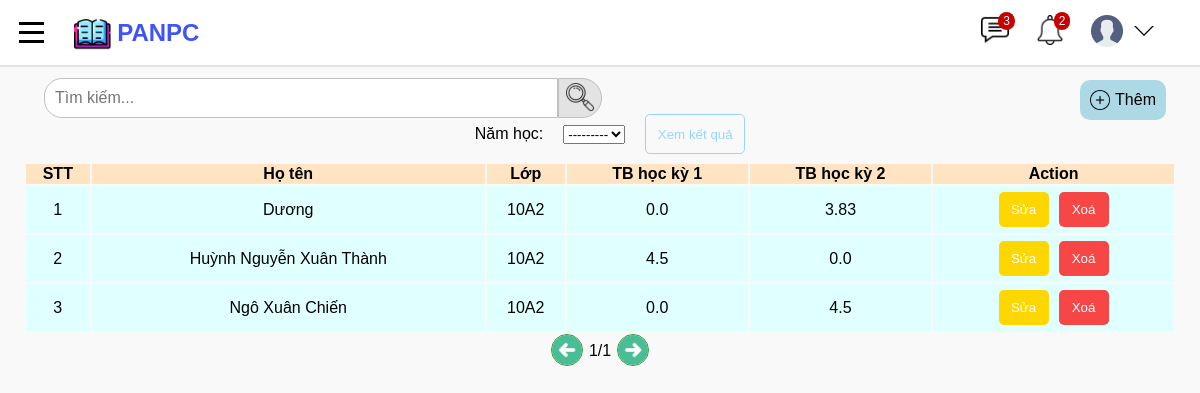
The app's page /list_student (signed in) with its own data.
### base/models.py (models this page shows, shortened)
class Student(models.Model):
    SEX_CATELOGY = [("1", "Nam"), ("0", "Nữ")]
    name = models.CharField(max_length=100)
    dateOfBirth = models.DateField(null=True)
    sex = models.CharField(default='1', choices=SEX_CATELOGY, max_length=1)
    address = models.TextField(max_length=200)
    email = models.EmailField(unique=True, null=True)
    classOfSchool = models.ForeignKey(
        ClassOfSchool, null=True, on_delete=models.CASCADE)

class ClassOfSchool(models.Model):
    classId = models.CharField(max_length=10, null=False, unique=False)
    max_number = models.IntegerField(null=False)
    year = models.ForeignKey(Age, null=False, on_delete=models.CASCADE)

### base/views.py (the view)
# urls.py: path('list_student', views.list_student, name="list_student"),
@ login_required(login_url='login')
def list_student(request):
    q = request.GET.get('q') if request.GET.get('q') != None else ''
    students = Student.objects.all().order_by('name')
    classFilter = ClassFilter(request.GET, queryset=students)
    students = classFilter.qs.order_by('name')
    stt = []
    listStudent = []
    avg1 = []
    avg2 = []
    students = students.filter(Q(name__icontains=q))
    year = request.GET.get('year')
    i = 0
    for st in students:
        i += 1
        listStudent.append(st)
        stt.append(i)
        tb1, tb2 = diemTrungBinhHocKy(st, year)
        avg1.append(tb1)
        avg2.append(tb2)
    students = zip(stt, listStudent, avg1, avg2)
    context = {
        'classFilter': classFilter,
        'students': students
    }
    return render(request, 'base/student.html', context=context)

### base/views.py (called while the page is built)
def diemTrungBinhMon(student, subject):
    avgMarks1 = avgMarks2 = 0
    for mark in Mark.objects.filter(student=student).filter(subjects__name=subject):
        if mark.semester_mark == '1':
            avgMarks1 = (mark.markFifteen + 2 *
                         mark.markOne + 3 * mark.markFinal) / 6
        else:
            avgMarks2 = (mark.markFifteen + 2 *
                         mark.markOne + 3 * mark.markFinal) / 6
    return avgMarks1, avgMarks2

def diemTrungBinhHocKy(student, year):
    if year == '' or year == None:
        subjects = Subject.objects.all()
    else:
        subjects = Subject.objects.filter(year__year=year)
    avgMarks1 = avgMarks2 = 0
    for subject in subjects:
        temp = diemTrungBinhMon(student, subject.name)
        avgMarks1 += temp[0]
        avgMarks2 += temp[1]
    if len(subjects) != 0:
        avgMarks1 = round(avgMarks1 / len(subjects), 2)
        avgMarks2 = round(avgMarks2 / len(subjects), 2)
        return avgMarks1, avgMarks2
    return 0, 0

### base/templates/base/student.html (shortened to what this page needs)
{% extends 'main.html' %}
{% load static %}
{% block content %}
<main class="list-container">
  <header class="tacvu">
    <form class="timkiem" action="{% url 'list_student' %}" method="GET" action="">
      <input name="q" class="search-bar" placeholder="Tìm kiếm...">
      <button class="search-button">
        <img src="{% static 'images/search.png' %}" class="search-icon">
      </button>
    </form>
    <a class="add" href="{% url 'addStudent' %}">
      <img src="{% static 'images/add.png' %}" height="20px">
      <p>Thêm</p>
    </a>
  </header>
  <form class="list-year" action="" method="GET">
    <label for="years_topic">Năm học:</label>
    <div id="years_topic" name="year">
      {{classFilter.form.year}}
    </div>
    <button class="result-btn" name="rq_result">Xem kết quả</button>
  </form>
  <table class="table">
    <tr>
      <th>STT</th>
      <th>Họ tên</th>
      <th>Lớp</th>
      <th>TB học kỳ 1</th>
      <th>TB học kỳ 2</th>
      <th>Action</th>
    </tr>
    {% for stt, student, avg1, avg2 in students %}
    <tr class="list">
      <td><a href="#">{{stt}}</a></td>
      <td><a href="#">{{student.name}}</a></td>
      <td>{{student.classOfSchool.classId}}</td>
      <td>{{avg1}}</td>
      <td>{{avg2}}</td>
      <td class="edit-delete">
        <div>
          <button class="edit"><a href="{% url 'student_form' student.id %}">Sửa</a></button>
          <button class="delete"><a href="{% url 'deleteStudent' student.id %}" onclick="return confirm('Xác nhận xóa tài khoản này ?')">Xoá</a></button>
        </div>
      </td>
    </tr>
    {% endfor %}
  </table>
  <div class="pagenumber">
    <button class="previous" type="previous">
      <img src="{% static 'images/previous.png' %}">
    </button>
    <p>1/1</p>
    <button class="next" type="next">
      <img src="{% static 'images/next.png' %}">
    </button>
  </div>
</main>
{% endblock content %}

### static/styles/style.css (style rules this page uses)
body { font-family: Arial; margin: 0; padding-top: 80px; padding-left: 24px; padding-right: 24px; background-color: rgb(249, 249, 249); padding-bottom: 50px; text-decoration: none; transition: all 0.15s; }
a { text-decoration: none; color: black; }
.list-container { display: block; align-items: center; }
.list-container header { display: flex; justify-content: space-between; }
.timkiem { display: flex; align-items: center; justify-content: center; }
.tacvu { height: 36px; }
.search-bar { height: 100%; width: 500px; font-size: 16px; border: 1px solid rgb(192, 192, 192); border-top-left-radius: 18px; border-bottom-left-radius: 18px; margin-left: 20px; padding-left: 10px; }
.search-bar::placeholder { font-size: 16px; }
.search-button { height: 40px; border-top-right-radius: 20px; border-bottom-right-radius: 20px; border: 1px solid rgb(192, 192, 192); background-color: rgb(228, 227, 227); cursor: pointer; transition: all 0.2s ease-in-out; }
.search-button img { height: 30px; }
.add { height: 110%; background-color: lightblue; border: none; display: flex; align-items: center; padding-right: 10px; padding-left: 10px; margin-right: 10px; border-radius: 10px; cursor: pointer; text-decoration: none; }
.add img { margin-right: 5px; }
.table { margin-top: 10px; width: 100%; align-items: center; }
.table tr th { background-color: bisque; text-align: center; }
.list { text-align: center; background-color: lightcyan; }
.edit-delete div { display: flex; justify-content: center; }
.edit-delete div button a { color: white; }
.edit { background-color: #FFD700; border: none; margin: 5px; height: 35px; width: 50px; border-radius: 5px; cursor: pointer; color: white; }
.delete { background-color: rgba(255, 0, 0, 0.725); border: none; margin: 5px; height: 35px; width: 50px; border-radius: 5px; cursor: pointer; color: white; }
.pagenumber { height: 36px; display: flex; align-items: center; justify-content: center; }
.pagenumber button { background-color: transparent; border: none; }
.pagenumber button img { height: 30px; cursor: pointer; border: 0.5px solid rgba(0, 128, 0, 0.8); border-radius: 18px; }
.list-year { height: 36px; display: flex; align-items: center; justify-content: center; }
.list-year label { margin-left: 20px; margin-right: 20px; font-size: 16px; }
#subject_topic, #class_topic, #term_topic, #years_topic { cursor: pointer; min-width: 50px; height: 25px; display: flex; text-align: center; align-items: center; justify-content: center; }
.result-btn { margin-left: 20px; cursor: pointer; width: 100px; height: 40px; border: 1px solid #96D6FF; border-radius: 5px; background-color: transparent; color: #96D6FF; }

### records on screen
Student: classOfSchool "1", name "Dương", classOfSchool.classId "10A2", avg1 "0.0", avg2 "3.83"
Student: stt "2", name "Huỳnh Nguyễn Xuân Thành", classOfSchool.classId "10A2", avg1 "4.5", avg2 "0.0"
Student: stt "3", name "Ngô Xuân Chiến", classOfSchool.classId "10A2", avg1 "0.0", avg2 "4.5"
